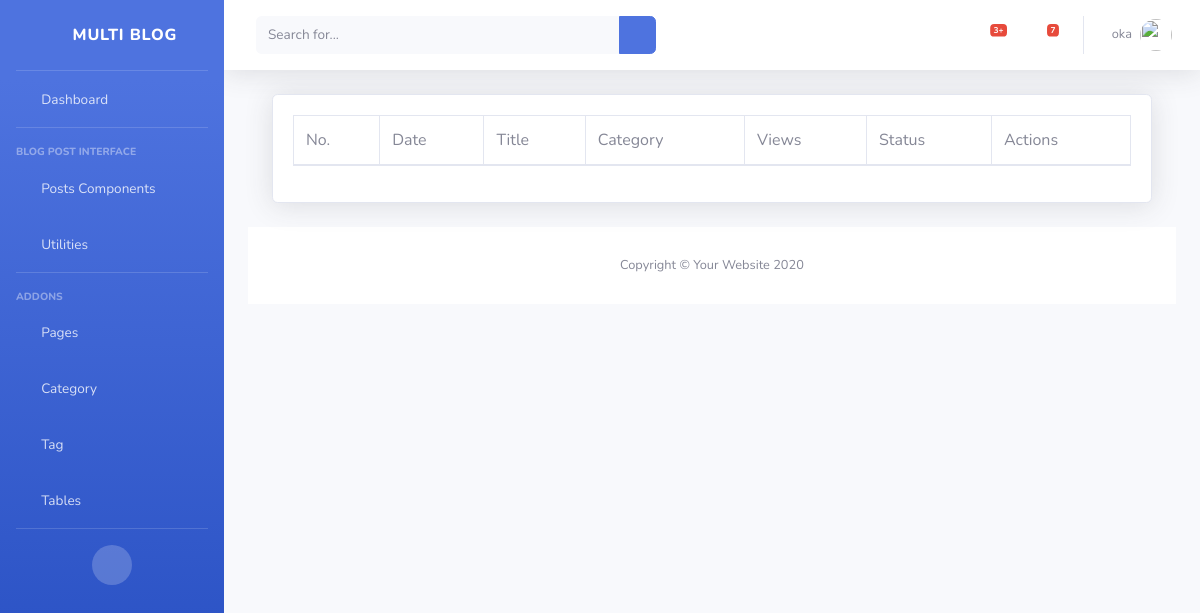
The app's page /dashboard/post/ (signed in), older data.
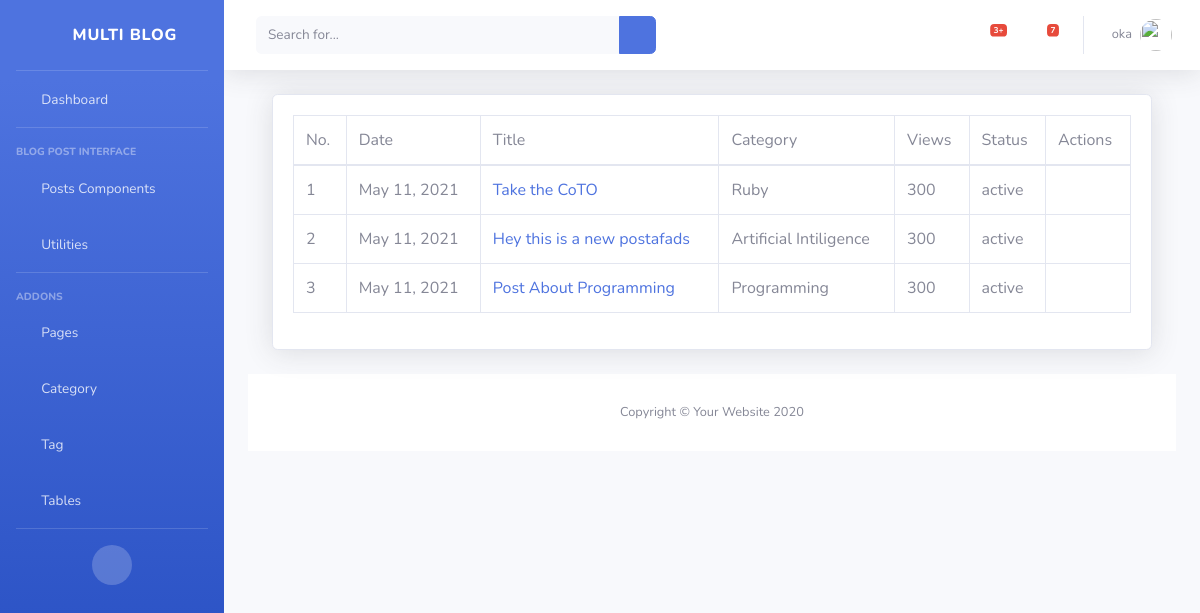
The same page, newer data.
### dashboard/models.py (models this page shows, shortened)
class Author(models.Model):
    author = models.OneToOneField(User, on_delete= models.CASCADE)
    email = models.EmailField(unique=True, blank=True, null=True)
    first_name = models.CharField(max_length=100, null=True, blank=True, verbose_name='First Name')
    last_name = models.CharField(max_length=100, null=True, blank=True,verbose_name='Last Name')
    designation = models.CharField(max_length=10, null=True)
    author_image = models.ImageField(upload_to='author/',verbose_name='Author Profile Image',blank=True, null=True)
    auth_status = models.CharField(max_length=100, null=True)
    class Meta:
        verbose_name_plural = 'Author'

### blog/models.py (models this page shows, shortened)
class Blog(models.Model):
    status = (
        ('active','active'),
        ('pending','pending')
    )
    title  = models.CharField(max_length=200, null=True)
    detail = models.TextField(max_length=2000, null=True)
    image = models.ImageField(upload_to='images/media', null=True, blank=True)
    catagories = models.ForeignKey(Catagory,on_delete=models.DO_NOTHING, null=True)
    tags = models.ManyToManyField(Tag, blank=True)
    status = models.CharField(max_length=20, choices=status, default='pending')
    author = models.ForeignKey(Author, on_delete=models.CASCADE)
    featured  = models.BooleanField(default=False)
    visit_count = models.IntegerField(default=0)
    visible = models.BooleanField(default=True)
    created_at = models.DateTimeField(auto_now_add=True)
    class Meta:
        verbose_name_plural = 'Blog'

class Catagory(models.Model):
    name = models.CharField(max_length=200, null=True)
    image = models.CharField(max_length=300, null=True, blank=True )
    description = models.CharField(max_length=500, null=True,blank=True, verbose_name='Description')
    class Meta:
        verbose_name_plural = 'Catagory'
    def __str__(self):
        return str(self.name)

### dashboard/views.py (the view)
# urls.py: path('post/', views.AllPost.as_view(), name='all_post'),
class AllPost(View):
    @method_decorator(login_required(login_url='login'))
    def dispatch(self,request,*args,**kwargs):
        return super().dispatch(request,*args,**kwargs)
    def get(self,request):
        user = request.user.author
        post = user.blog_set.all().order_by('-id')
        context = {
            'post':post
        }
        return render(request,'dashboard/post/all_post.html',context)

### blog/context_processors.py (called while the page is built)
def globalVariable(request):
    featured_post = Blog.objects.filter(featured=True, status='active').order_by('-id')
    catagories_obj  = Catagory.objects.all().order_by('-id')
    tags_obj = Tag.objects.all().order_by('-id')
    popular_post = Blog.objects.all().order_by('-id')[:3]
    images_obj = Blog.objects.only('image').order_by('-id')[:6]
    all_post = Blog.objects.all().order_by('-id')
    context = {
            'featured':featured_post,
            'popular': popular_post,
            'catagories':catagories_obj,
            'tags':tags_obj,
            'image':images_obj,
        }
    return context

### templates/dashboard/post/all_post.html (shortened to what this page needs)
{% extends 'dashboard/base/base.html' %}
{% block body %}
{% load humanize %}
<div class="container-fluid">
                    <div class="card shadow mb-4">
                        <div class="card-body">
                            <div class="table-responsive">
                                <table class="table table-bordered" id="dataTable" width="100%" cellspacing="0">
                                    <thead>
                                        <tr>
                                            <td>No. </td>
                                            <td> Date </td>
                                            <td> Title </td>
                                            <td> Category </td>
                                            <td> Views </td>
                                            <td> Status </td>
                                            <td> Actions </td>
                                        </tr>
                                    </thead>
                                    <tbody>
                                        {% for p in post %}
                                        <tr>
                                            <td>{{ forloop.counter }}</td>
                                            <td> {{ p.created_at|naturalday }}</td>
                                            <td><a href="{% url 'post' p.id %}">{{ p.title }}</a>  </td>
                                            <td> {{ p.catagories }} </td>
                                            <td> 300 </td>
                                            <td> {{ p.status }} </td>
                                            <td><a href="{% url 'edit_post' p.id %}"><i class="far fa-edit"></i></a>
                                                {% if p.visible == False %}
                                                    <a href="{% url 'visible' p.id %}"><i class="fas fa-eye"></i></a>
                                                {% else %}
                                                    <a href="{% url 'hidden' p.id %}"><i class="fas fa-eye-slash"></i></a>
                                                {% endif %}
                                            </td>
                                        </tr>
                                        {% endfor %}
                                    </tbody>
                                </table>
                            </div>
                        </div>
                    </div>
{% endblock %}

### templates/dashboard/base/base.html (shortened to what this page needs)
<!DOCTYPE html>
<html lang="en">
    {% load static %}
    {% load humanize %}
<head>
    {% load static %}
    <link href="{% static  'vendor/fontawesome-free/css/all.min.css' %}" rel="stylesheet" type="text/css">
    <link href="{% static 'css/sb-admin-2.min.css' %}" rel="stylesheet">
</head>
<body id="page-top">
    <div id="wrapper">
        <ul class="navbar-nav bg-gradient-primary sidebar sidebar-dark accordion" id="accordionSidebar">
            <a class="sidebar-brand d-flex align-items-center justify-content-center" href="index.html">
                <div class="sidebar-brand-icon rotate-n-15">
                    <i class="fas fa-laugh-wink"></i>
                </div>
                <div class="sidebar-brand-text mx-3">Multi Blog</div>
            </a>
            <hr class="sidebar-divider my-0">
            {%  url 'dashboard' as url %}
            <li class="nav-item {% if request.path == url %} active {% endif %}">
                <a class="nav-link" href="{{ url }}">
                    <i class="fas fa-fw fa-tachometer-alt"></i>
                    <span>Dashboard</span></a>
            </li>
            <hr class="sidebar-divider">
            <div class="sidebar-heading">
                Blog Post Interface
            </div>
            <li class="nav-item">
                <a class="nav-link collapsed" href="#" data-toggle="collapse" data-target="#collapseTwo"
                    aria-expanded="true" aria-controls="collapseTwo">
                    <i class="fas fa-fw fa-cog"></i>
                    <span> Posts Components</span>
                </a>
            </li>
            <li class="nav-item">
                <a class="nav-link collapsed" href="#" data-toggle="collapse" data-target="#collapseUtilities"
                    aria-expanded="true" aria-controls="collapseUtilities">
                    <i class="fas fa-fw fa-wrench"></i>
                    <span>Utilities</span>
                </a>
            </li>
            <hr class="sidebar-divider">
            <div class="sidebar-heading">
                Addons
            </div>
            <li class="nav-item">
                <a class="nav-link collapsed" href="#" data-toggle="collapse" data-target="#collapsePages"
                    aria-expanded="true" aria-controls="collapsePages">
                    <i class="fas fa-fw fa-folder"></i>
                    <span>Pages</span>
                </a>
            </li>
            <li class="nav-item">
                <a class="nav-link" href="{% url 'category' %}">
                    <i class="fas fa-fw fa-chart-area"></i>
                    <span>Category</span></a>
            </li>
            <li class="nav-item">
                <a class="nav-link" href="{% url 'tag' %}">
                    <i class="fas fa-fw fa-chart-area"></i>
                    <span>Tag</span></a>
            </li>
            <li class="nav-item">
                <a class="nav-link" href="tables.html">
                    <i class="fas fa-fw fa-table"></i>
                    <span>Tables</span></a>
            </li>
            <hr class="sidebar-divider d-none d-md-block">
            <div class="text-center d-none d-md-inline">
                <button class="rounded-circle border-0" id="sidebarToggle"></button>
            </div>
        </ul>
        <div id="content-wrapper" class="d-flex flex-column">
            <div id="content">
                <nav class="navbar navbar-expand navbar-light bg-white topbar mb-4 static-top shadow">
                    <form
                        class="d-none d-sm-inline-block form-inline mr-auto ml-md-3 my-2 my-md-0 mw-100 navbar-search">
                        <div class="input-group">
                            <input type="text" class="form-control bg-light border-0 small" placeholder="Search for..."
                                aria-label="Search" aria-describedby="basic-addon2">
                            <div class="input-group-append">
                                <button class="btn btn-primary" type="button">
                                    <i class="fas fa-search fa-sm"></i>
                                </button>
                            </div>
                        </div>
                    </form>
                    <ul class="navbar-nav ml-auto">
                        <li class="nav-item dropdown no-arrow mx-1">
                            <a class="nav-link dropdown-toggle" href="#" id="alertsDropdown" role="button"
                                data-toggle="dropdown" aria-haspopup="true" aria-expanded="false">
                                <i class="fas fa-bell fa-fw"></i>
                                <span class="badge badge-danger badge-counter">3+</span>
                            </a>
                        </li>
                        <li class="nav-item dropdown no-arrow mx-1">
                            <a class="nav-link dropdown-toggle" href="#" id="messagesDropdown" role="button"
                                data-toggle="dropdown" aria-haspopup="true" aria-expanded="false">
                                <i class="fas fa-envelope fa-fw"></i>
                                <span class="badge badge-danger badge-counter">7</span>
                            </a>
                        </li>
                        <li class="nav-item dropdown no-arrow">
                            <a class="nav-link dropdown-toggle" href="#" id="userDropdown" role="button"
                                data-toggle="dropdown" aria-haspopup="true" aria-expanded="false">
                                <span class="mr-2 d-none d-lg-inline text-gray-600 small">{{ user.author.author.username }}</span>
                                {% if user.author.author_image %}
                                <img class="img-profile rounded-circle"
                                    src="{{ user.author.author_image.url }}">
                                {% else %}
                                <img class="img-profile rounded-circle" src="https://www.pngarts.com/files/11/Avatar-PNG-Transparent-Image.png" alt="">
                                {% endif %}
                            </a>
                        </li>
                    </ul>
                </nav>
                <div class="container-fluid">
                {% block body %}{% endblock %}
            </div>
            <footer class="sticky-footer bg-white" style="bottom: 0;">
                <div class="container my-auto">
                    <div class="copyright text-center my-auto">
                        <span>Copyright &copy; Your Website 2020</span>
                    </div>
                </div>
            </footer>
        </div>
    </div>
</body>
</html>

Row changes from the older to the newer data that the page shows:
added Blog: created_at "May 11, 2021", title "Take the CoTO", catagories "Ruby", status "active", visible True (drawn)
added Blog: created_at "May 11, 2021", title "Hey this is a new postafads", catagories "Artificial Intiligence", status "active", visible True (drawn)
added Blog: created_at "May 11, 2021", title "Post About Programming", catagories "Programming", status "active", visible True (drawn)
